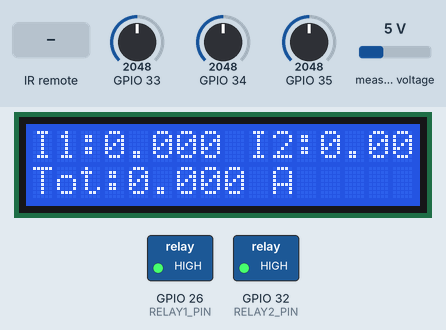
Bench run of a sketch on a simulated ESP32. Shown: 16×2 character LCD, switched loads named in the sketch (green lamp = pin HIGH). The inputs (shaded band) are chosen by the test bench; at power-on: GPIO 34 = 2048, GPIO 35 = 2048, GPIO 33 = 2048, measured voltage 5 V (analog values on the 0–4095 scale). What the sketch prints to the serial monitor is not drawn.

Above: at 8.6 s.
8.7 s: infrared code 0xA758FF00 received
At 9.9 s:
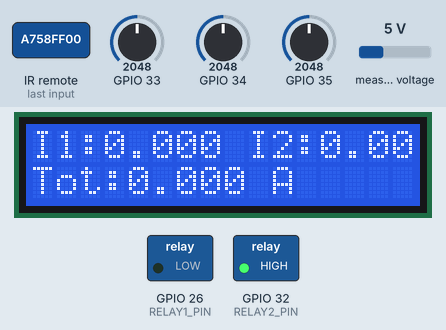
10.2 s: GPIO 34 set to 2866
At 10.8 s:
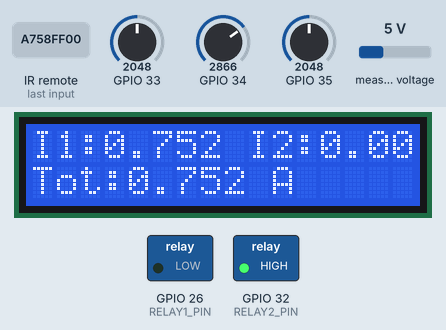
13.4 s: GPIO 35 set to 2866
At 14.4 s:
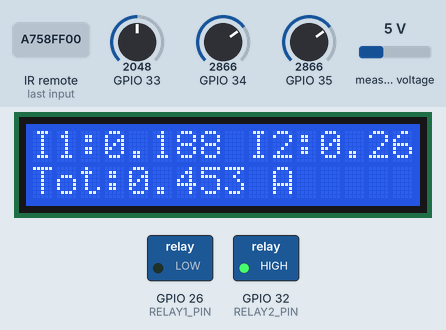
16.4 s: infrared code 0xBB44FF00 received
At 17.6 s:
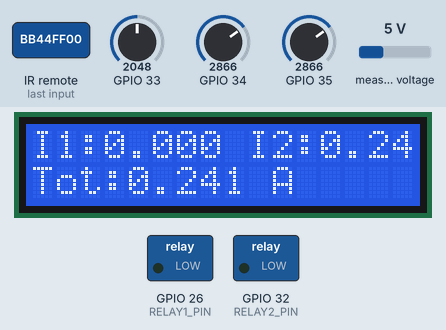
20.9 s: infrared code 0xA758FF00 received
At 21.7 s:
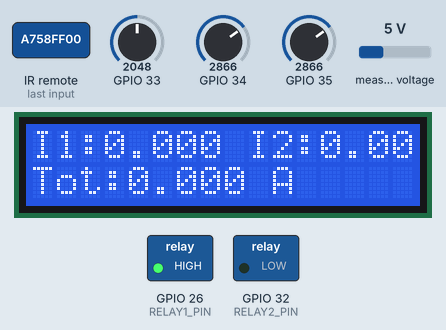
22.4 s: GPIO 34 set to 3972
At 23.6 s:
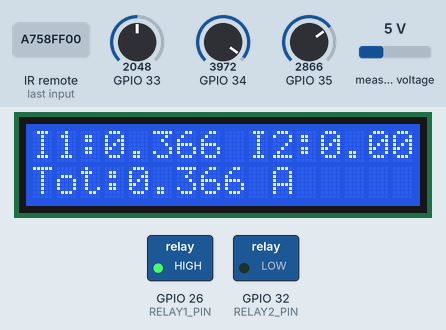
Timing chart, 0 to 25.4 s (numbered marks = the images above; inputs shaded):
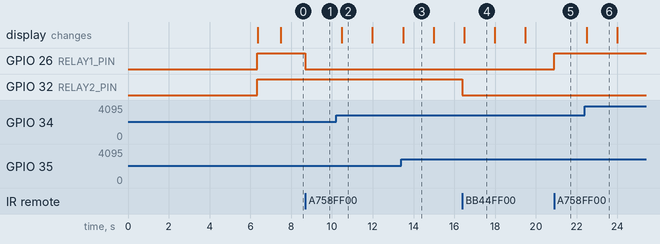

The sketch:

main.ino
```cpp
#include <Arduino.h>
#include "PinConfig.h"
#include "IRHandler.h"
#include "Current.h"
#include "Voltage.h"
#include "display.h"

// Sensor calibration constants
const float slope_1 = 0.002907;
const float intercept_1 = -0.0659;
const float slope_2 = 0.003176;
const float intercept_2 = -0.07196;
const float slope_3 = 0.003176;
const float intercept_3 = -0.07196;

// Voltage sensor configuration
const uint8_t VOLTAGE_PIN = 19;
const float Vref = 3.3;
const float VOLTAGE_CALIBRATION = 1185.0;  // Adjust this value

// Create instances of our control classes
PinConfig pinConfig;
CurrentSensor sensor1(34, slope_1, intercept_1);
CurrentSensor sensor2(35, slope_2, intercept_2);
CurrentSensor sensor3(33, slope_3, intercept_3);
VoltageSensor voltageSensor(VOLTAGE_PIN, Vref, VOLTAGE_CALIBRATION);
IRHandler irHandler(pinConfig);
Display display;

// Timing variables
unsigned long printPeriod = 1500;
unsigned long previousMillis = 0;

void setup() {
    Serial.begin(115200);

    Serial.println("Starting Dual ACS712 Current Sensors + ZMPT101B Voltage Sensor");
    Serial.println("Ensure NO LOAD is connected for current sensor calibration...");
    delay(2000);

    // Initialize current sensors
    sensor1.begin();
    sensor2.begin();
    sensor3.begin();

    // Calibrate current sensors (no load connected!)
    Serial.println("\nCalibrating current sensors...");
    sensor1.calibrate(1000);
    delay(500);
    sensor2.calibrate(1000);
    delay(500);
    sensor3.calibrate(1000);

    // Initialize voltage sensor
    Serial.println("\nInitializing voltage sensor...");
    voltageSensor.begin();

    Serial.println("\nCalibration complete. Starting measurements...");

    // Initialize hardware
    pinConfig.begin();
    irHandler.begin();
    display.begin();
    delay(1000);
}

void loop() {
    // Process IR commands
    irHandler.update();
     // Update current sensors
        sensor1.update();
        sensor2.update();
        sensor3.update();


    // Print readings at regular intervals
    if ((unsigned long)(millis() - previousMillis) >= printPeriod) {
        previousMillis = millis();

        Serial.println("\n========== Readings ==========");
        float current1 = sensor1.getCurrent(1);
        float current2 = sensor2.getCurrent(2);
        float current3 = sensor3.getCurrent(3);

        // Get and display current from both sensors

        // Get voltage reading (directly calls getRmsVoltage() like original code)
        float voltage = voltageSensor.getRmsVoltage();
        Serial.print("AC RMS Voltage: ");
        Serial.print(voltage);
        Serial.println(" V");


        // Calculate total current
        float totalCurrent = current1 + current2;
        Serial.print("Total Current: ");
        Serial.print(totalCurrent, 3);
        Serial.println(" A");
        Serial.print("senT:");
        Serial.print(current3, 3);
        Serial.println("A");

        // Calculate power for each circuit
        float power1 = voltage * current1;
        float power2 = voltage * current2;
        float totalPower = power1 + power2;

        Serial.print("Power 1: ");
        Serial.print(power1, 2);
        Serial.println(" W");

        Serial.print("Power 2: ");
        Serial.print(power2, 2);
        Serial.println(" W");

        Serial.print("Total Power: ");
        Serial.print(totalPower, 2);
        Serial.println(" W");

        Serial.println("==============================\n");

        // Update LCD display
        display.showCurrents(current1, current2, totalCurrent);
    }
}
```

Current.h
```cpp
// CurrentSensor.h
#ifndef CURRENT_SENSOR_H
#define CURRENT_SENSOR_H

#include <Arduino.h>
#include <Filters.h>

class CurrentSensor {
private:
    uint8_t pin;
    float slope;
    float intercept;
    float offset;
    float window;
    float adcRef;
    int adcMax;
    float rms_v1;
    float rmsCurrent;
    RunningStatistics stats;
    bool calibrated;

public:
    // Constructor
    CurrentSensor(uint8_t _pin, float _slope, float _intercept) {
        pin = _pin;
        slope = _slope;
        intercept = _intercept;
        offset = 0;
        window = 40.0 / 50.0;  // 50Hz frequency
        adcRef = 3300.0;       // ESP32 ADC reference voltage in mV
        adcMax = 4095;         // 12-bit ADC resolution
        rms_v1 = 0;
        rmsCurrent = 0;
        calibrated = false;
    }

    // Initialize the sensor
    void begin() {
        pinMode(pin, INPUT);
        analogReadResolution(12);
        stats.setWindowSecs(window);
    }

    // Calibrate zero offset (call with no load connected)
    void calibrate(int samples = 1250) {
        Serial.print("Calibrating sensor on pin ");
        Serial.print(pin);
        Serial.println("...");

        float sum = 0;

        for (int i = 0; i < samples; i++) {
            sum += (analogRead(pin) * adcRef) / adcMax;
            delay(1);
        }

        offset = sum / samples;
        calibrated = true;

        Serial.print("Zero offset: ");
        Serial.print(offset, 2);
        Serial.println(" mV");
    }

    // Collect samples (call this continuously in loop)
    void update() {
        if (!calibrated) return;

        float mv = (analogRead(pin) * adcRef) / adcMax;
        float corrected_mv = mv - offset;
        stats.input(corrected_mv);  // Feed the corrected (centered) AC signal
    }

    // Compute RMS → Amps
    float getCurrent(int sen_num) {
        if (!calibrated) return 0;

        // sigma() gives the standard deviation, which equals RMS for a zero-mean AC signal
        rms_v1 = stats.sigma();                 // RMS mV
        rmsCurrent = intercept + slope * rms_v1;
        if (rmsCurrent < 0.002) {
            rmsCurrent = 0;
        }

        Serial.print("Corrected RMS: ");
        Serial.print(rms_v1, 3);
        Serial.print(" mV  |  TRMS_");
        Serial.print(sen_num);
        Serial.print(": ");
        Serial.print(rmsCurrent, 3);
        Serial.println(" A");

        return rmsCurrent;

    }

    // Optional: Get current offset value
    float getOffset() {
        return offset;
    }

    // Optional: Set custom window length
    void setWindow(float freq) {
        window = 40.0 / freq;
        stats.setWindowSecs(window);
    }

    // Check if calibrated
    bool isCalibrated() {
        return calibrated;
    }
};

#endif
```

IRHandler.h
```cpp
#ifndef IR_HANDLER_H
#define IR_HANDLER_H

#include <Arduino.h>
#include <IRremote.h>
#include "PinConfig.h"

// IR Remote Control Handler Class
class IRHandler {
private:
    // ==================== CONSTANTS ====================
    static const uint8_t IR_RECEIVE_PIN = 15;
    static const unsigned long IR_CODE_RELAY1 = 0xA758FF00;
    static const unsigned long IR_CODE_RELAY2 = 0xBB44FF00;

    // ==================== PRIVATE VARIABLES ====================
    unsigned long lastCode;
    bool initialized;
    PinConfig& pinConfig;  // Reference to PinConfig instance

public:
    // Constructor taking PinConfig reference
    IRHandler(PinConfig& config) : lastCode(0), initialized(false), pinConfig(config) {}

    // Initialize IR receiver
    void begin() {
        if (!initialized) {
            IrReceiver.begin(IR_RECEIVE_PIN, ENABLE_LED_FEEDBACK);
            initialized = true;
            Serial.println("IR Receiver ready...");
        }
    }

    // Process IR input - returns true if a valid command was processed
    bool update() {
        if (!initialized || !pinConfig.isInitialized()) return false;
        if (!IrReceiver.decode()) return false;

        unsigned long code = IrReceiver.decodedIRData.decodedRawData;

        // NEC repeat code handling
        if (code == 0xFFFFFFFF) {
            code = lastCode; // repeat the last valid code
        }

        bool processed = false;
        if (code != 0) {
            if (code == IR_CODE_RELAY1) {
                pinConfig.toggleRelay1();
                Serial.println(pinConfig.getRelay1State() ? "Relay1 ON" : "Relay1 OFF");
                processed = true;
            }
            else if (code == IR_CODE_RELAY2) {
                pinConfig.toggleRelay2();
                Serial.println(pinConfig.getRelay2State() ? "Relay2 ON" : "Relay2 OFF");
                processed = true;
            }

            if (processed) {
                lastCode = code;
            }
        }

        IrReceiver.resume();
        return processed;
    }

    // Get the last received code
    unsigned long getLastCode() const {
        return lastCode;
    }

    // Check if IR receiver is initialized
    bool isInitialized() const {
        return initialized;
    }
};

#endif // IR_HANDLER_H
```

Voltage.h
```cpp
#ifndef VOLTAGE_H
#define VOLTAGE_H

#include <Arduino.h>
#include <ZMPT101B.h>

// Voltage Sensor Class wrapper for ZMPT101B library
class VoltageSensor {
private:
    // ==================== PRIVATE VARIABLES ====================
    uint8_t sensorPin;
    float vref;
    float sensitivity;
    ZMPT101B* sensor;
    bool initialized;

public:
    // Constructor
    VoltageSensor(uint8_t pin, float reference = 3.3, float calibration = 1185.0)
        : sensorPin(pin),
          vref(reference),
          sensitivity(calibration),
          sensor(nullptr),
          initialized(false) {}

    // Destructor
    ~VoltageSensor() {
        if (sensor != nullptr) {
            delete sensor;
        }
    }

    // Initialize sensor
    void begin() {
        if (!initialized) {
            // Create ZMPT101B sensor object
            sensor = new ZMPT101B(sensorPin, vref);

            // Set calibration sensitivity
            sensor->setSensitivity(sensitivity);

            initialized = true;

            Serial.print("Voltage Sensor initialized on pin ");
            Serial.println(sensorPin);
        }
    }

    // Get RMS voltage (directly calls library function)
    float getRmsVoltage() {
        if (!initialized || sensor == nullptr) {
            return 0.0;
        }
        return sensor->getRmsVoltage();
    }

    // Set calibration sensitivity
    void setSensitivity(float factor) {
        sensitivity = factor;
        if (initialized && sensor != nullptr) {
            sensor->setSensitivity(sensitivity);
        }
    }

    // Get current sensitivity value
    float getSensitivity() const {
        return sensitivity;
    }

    // Check if sensor is initialized
    bool isInitialized() const {
        return initialized;
    }

    // Print voltage reading to Serial
    void printVoltage() {
        if (!initialized) return;

        float voltage = getRmsVoltage();
        Serial.print("AC RMS Voltage: ");
        Serial.print(voltage);
        Serial.println(" V");
    }
};

#endif // VOLTAGE_H
```

display.h
```cpp
// Display.h
#ifndef DISPLAY_H
#define DISPLAY_H

#include <Arduino.h>
#include <Wire.h>
#include <LiquidCrystal_I2C.h>

// Simple wrapper for a 16x2 I2C LCD using LiquidCrystal_I2C
class Display {
private:
    LiquidCrystal_I2C lcd;
    bool initialized;

public:
    // Constructor: default address 0x27, 16x2 display
    Display(uint8_t address = 0x27, uint8_t cols = 16, uint8_t rows = 2)
      : lcd(address, cols, rows), initialized(false) {}

    // Initialize the display (call in setup)
    void begin() {
        if (initialized) return;
        Wire.begin();
        lcd.init();
        lcd.backlight();
        lcd.clear();
        initialized = true;
    }

    // Show currents: I1, I2 and total on two lines
    void showCurrents(float i1, float i2, float total) {
        if (!initialized) return;
        lcd.clear();
        lcd.setCursor(0, 0);
        lcd.print("I1:");
        lcd.print(i1, 3);
        lcd.print(" I2:");
        lcd.print(i2, 3);

        lcd.setCursor(0, 1);
        lcd.print("Tot:");
        lcd.print(total, 3);
        lcd.print(" A");
    }
};

#endif // DISPLAY_H
```

PinConfig.h
```cpp
#ifndef PIN_CONFIG_H
#define PIN_CONFIG_H

#include <Arduino.h>

// Relay Pin Configuration and Control Class
class PinConfig {
private:
    // Pin definitions
    static const uint8_t RELAY1_PIN = 26;
    static const uint8_t RELAY2_PIN = 32;

    // Internal state tracking
    bool relay1State;
    bool relay2State;
    bool initialized;

    // Helper function for pin writing (handles active-LOW logic)
    void writeRelay(uint8_t pin, bool state) {
        digitalWrite(pin, state ? LOW : HIGH);  // Active-LOW relay logic
    }

public:
    // Constructor
    PinConfig() : relay1State(false), relay2State(false), initialized(false) {}

    // Initialize pins
    void begin() {
        if (!initialized) {
            pinMode(RELAY1_PIN, OUTPUT);
            pinMode(RELAY2_PIN, OUTPUT);

            // Initial state: relays OFF (HIGH for active-LOW relays)
            writeRelay(RELAY1_PIN, false);
            writeRelay(RELAY2_PIN, false);

            relay1State = false;
            relay2State = false;
            initialized = true;
        }
    }

    // Toggle functions
    void toggleRelay1() {
        if (!initialized) return;
        relay1State = !relay1State;
        writeRelay(RELAY1_PIN, relay1State);
    }

    void toggleRelay2() {
        if (!initialized) return;
        relay2State = !relay2State;
        writeRelay(RELAY2_PIN, relay2State);
    }

    // Direct control functions
    void setRelay1(bool on) {
        if (!initialized) return;
        relay1State = on;
        writeRelay(RELAY1_PIN, relay1State);
    }

    void setRelay2(bool on) {
        if (!initialized) return;
        relay2State = on;
        writeRelay(RELAY2_PIN, relay2State);
    }

    // State getters
    bool getRelay1State() const {
        return relay1State;
    }

    bool getRelay2State() const {
        return relay2State;
    }

    // Check initialization status
    bool isInitialized() const {
        return initialized;
    }
};

#endif // PIN_CONFIG_H
```

Measured:
- after the input at 8.7 s, GPIO 26 (RELAY1_PIN): HIGH → LOW at once
- after the input at 10.2 s, the display: changes after 0.29 s (image 2)
- after the input at 16.4 s, GPIO 32 (RELAY2_PIN): HIGH → LOW at once
- after the input at 20.9 s, GPIO 26 (RELAY1_PIN): LOW → HIGH at once
- after the input at 22.4 s, the display: changes after 0.09 s (image 6)
- what the display in image 2 shows lasts 1.5 s, from 10.5 s to 12.0 s
